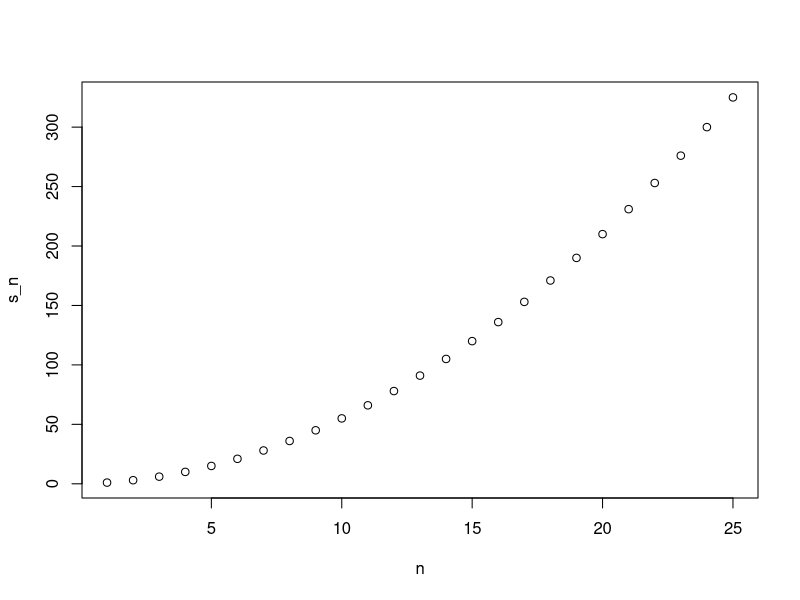
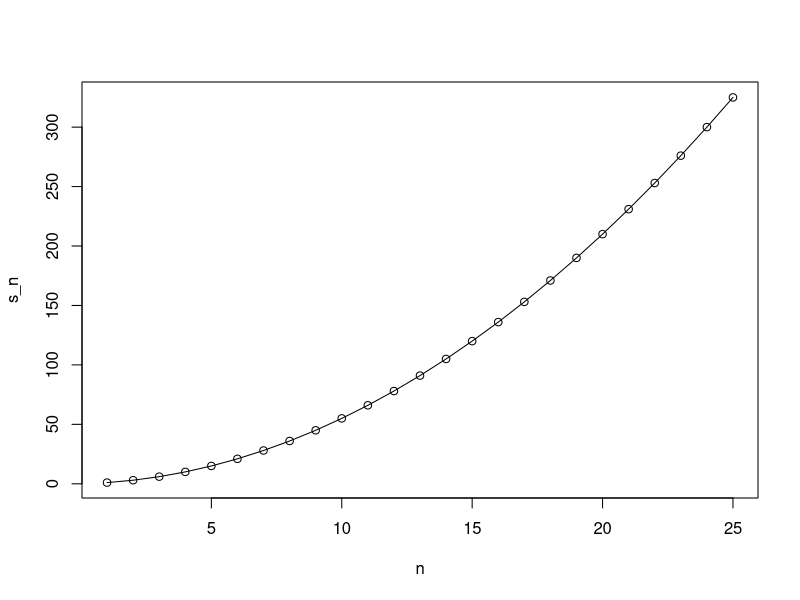
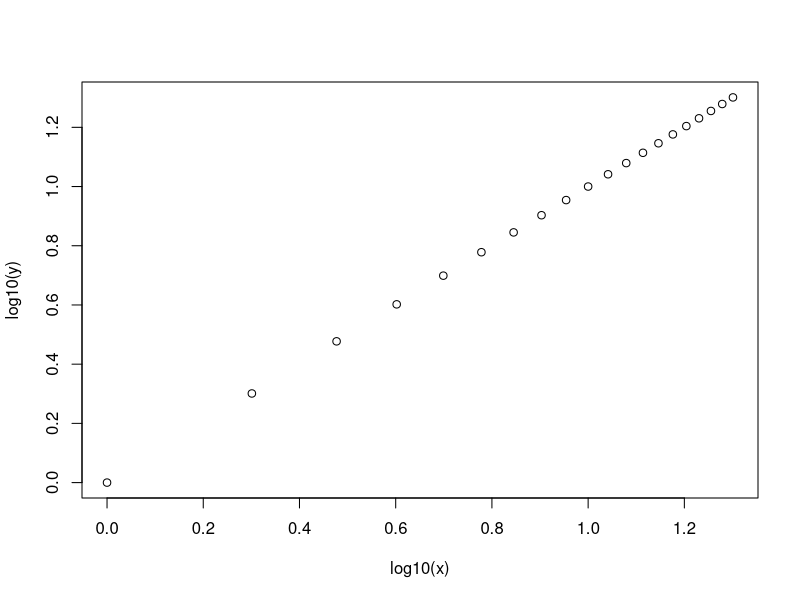
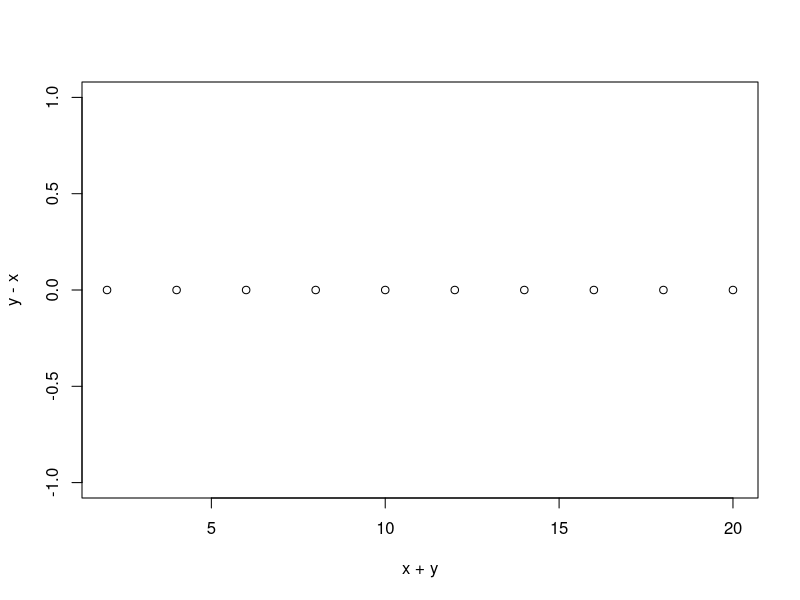
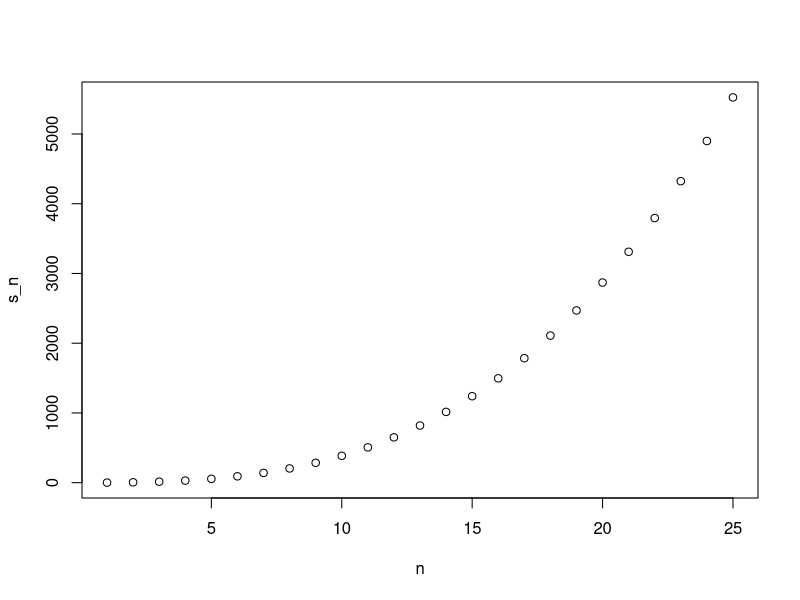
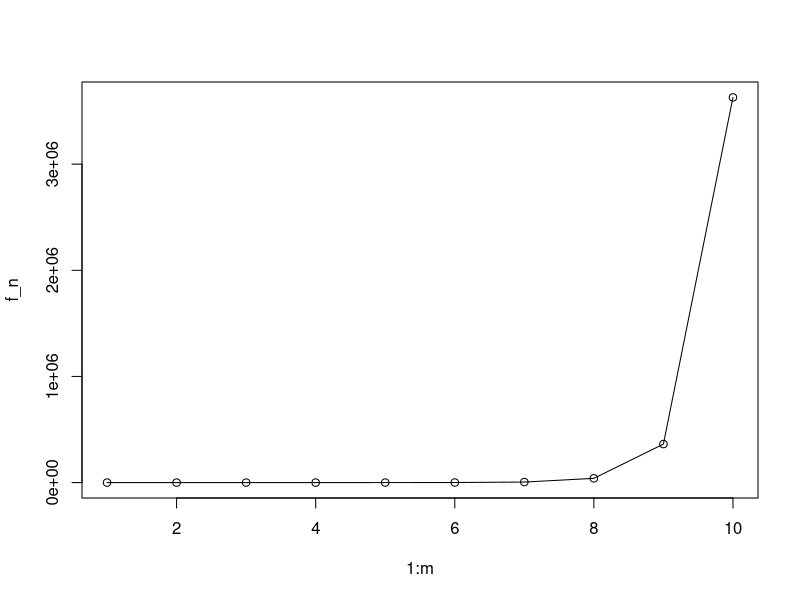

R code for these plots, in order:
## ---- chunk 1
knitr::opts_chunk$set(echo = TRUE)
## ---- chunk 2
a <- 0
if (a != 0){
  print(1/a)
}else{
  print("There is no reciprocl of a")
}
## ---- chunk 3
library(dslabs)
data("murders")
rate <- murders$total/murders$population*100000
ind <- which.min(rate)
if (rate[ind] < 0.5){
  print(murders$state[ind])
}else{
  print("No State has murder rat ethat low")
}
## ---- chunk 4
a <- 0
ifelse(a !=0, 1/a, NA)
## ---- chunk 5
a <- c(0, 1, 2, -4, 5)
result <- ifelse(a > 0, 1/a, NA)
result
## ---- chunk 6
data("na_example")
sum(is.na(na_example))
## ---- chunk 7
no_nas <- ifelse(is.na(na_example), 0, na_example)
sum(is.na(no_nas))
## ---- chunk 8
z <- c(TRUE, TRUE, FALSE)
any(z)
## ---- chunk 9
z <- c(FALSE, FALSE, FALSE)
any(z)
## ---- chunk 10
z <- c(TRUE, TRUE, FALSE)
all(z)
## ---- chunk 11
z <- c(TRUE, TRUE, TRUE)
all(z)
## ---- chunk 12
a <- 1:10
avg <- function(x){
  s <- sum(x)
  l <- length(x)
  s/l
}
avg(a)
## ---- chunk 13
avg <- function(x, arithmetic = TRUE){
  n <- length(x)
  ifelse(arithmetic, sum(x)/n, prod(x)^(1/n))
}
## ---- chunk 14
compute_s_n <- function(n){
  x <- 1:n
  sum(x)
}
compute_s_n(3)
## ---- chunk 15
compute_s_n(1000)
## ---- chunk 16
for (i in 1:5){
  print(i)
}
## ---- chunk 17
m <- 25
s_n <- vector("numeric", length = m)
for (i in 1:m){
  s_n[i] <- compute_s_n(i)
}
s_n
## ---- chunk 18
n <- 1:25
plot(n, s_n)
## ---- chunk 19
plot(n, s_n)
lines(n, n*(n+1)/2)
## ---- chunk 20
x <- c(1,2,-3,4)
if(all(x > 0)){
  print("All Positives")
}else{
  print("Not all Positives")
}
## ---- chunk 21
library(dslabs)
data("murders")
char_len <- nchar(murders$state)
head(char_len)
## ---- chunk 22
x <- c(2, 3, -999, 1, 4, 5, -999, 3, 2, 9)
ifelse(x == -999, NA, x)
## ---- chunk 23
new_names <- ifelse(nchar(murders$state) > 8, murders$abb, murders$state)
## ---- chunk 24
my_func <- function(x){
  y <- x + 1
  y
}
my_func(4)
## ---- chunk 25
sum_n <- function(n){
  x <- 1:n
  sum(x)
}
sum_n(5000)
## ---- chunk 26
log_plot <- function(x, y){
  plot(log10(x), log10(y))
}
log_plot(1:20, 1:20)
## ---- chunk 27
altman_plot <- function(x,y){
  plot(x+y, y-x)
}
altman_plot(1:10, 1:10)
## ---- chunk 28
x <- 8
my_func <- function(y){
  x <- 9
  print(x)
  y + x
}
my_func(x)
print(x)
## ---- chunk 29
x <- 3
my_func <- function(y){
  x <- 5
  y
  print(x)
}
my_func(x)
x
## ---- chunk 30
n <- 10
compute_s_n <- function(n){
  x <- 1:n
  y <- x^2
  sum(y)
}
compute_s_n(10)
## ---- chunk 31
results <- vector("numeric", 10)
n <- 10
for (i in 1:n){
  x <- 1:i
  results[i] <- sum(x)
}
results
## ---- chunk 32
s_n <- vector("numeric", 25)
n <- 1:25
for (i in n){
  s_n[i] <- compute_s_n(i)
}
s_n
## ---- chunk 33
plot(n, s_n)
## ---- chunk 34
identical(s_n, (n*(n+1)*(2*n+1))/6)
## ---- chunk 35
data("heights")
head(heights)
## ---- chunk 36
sum(ifelse(heights$sex=="Female", 1, 2))
## ---- chunk 37
mean(ifelse(heights$height > 72, heights$height, 0))
## ---- chunk 38
inches_to_feet <- function(x){
  x*(1/12)
}
inches_to_feet(144)
## ---- chunk 39
sum(heights$height < 60)
## ---- chunk 40
m <- 10
f_n <- vector(length = m)
for (n in 1:m){
  f_n[n] <- factorial(n)
}
f_n
## ---- chunk 41
plot(1:m, f_n)
lines(1:m, f_n)
